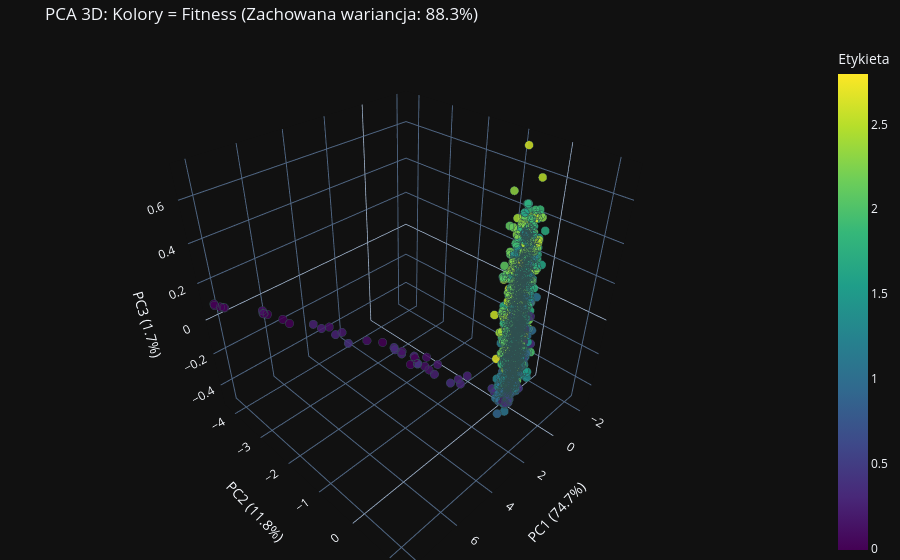

Write notebook code for a chart like this one.
### Markdown cell above
## PCA 3D

### Code cell
if isinstance(latent_vectors[0], torch.Tensor):
	z_matrix = torch.stack(latent_vectors).numpy()
else:
	z_matrix = np.array(latent_vectors)

pca3d = PCA(n_components=3)
z_pca = pca3d.fit_transform(z_matrix)


def visualize_pca_3d_interactive(pca3d, labels, title="Interaktywne PCA 3D"):
	labels = np.array(labels)
	assert len(z_matrix) == len(labels), "Liczba wektorów i etykiet musi być identyczna!"

	exp_var = pca3d.explained_variance_ratio_ * 100

	hover_texts = [f"Wartość: {lbl:.3f}" if isinstance(lbl, float) else f"Wartość: {lbl}" for lbl in labels]

	df = pd.DataFrame({
		'PC1': z_pca[:, 0],
		'PC2': z_pca[:, 1],
		'PC3': z_pca[:, 2],
		'Etykieta': labels,
		'Szczegóły': hover_texts
	})

	fig = px.scatter_3d(
		df,
		x='PC1',
		y='PC2',
		z='PC3',
		color='Etykieta',  # Kolorowanie na podstawie przekazanych etykiet (np. fitness)
		hover_name='Szczegóły',  # Tekst pojawiający się po najechaniu myszką
		title=f'{title} (Zachowana wariancja: {sum(exp_var):.1f}%)',
		labels={
			'PC1': f'PC1 ({exp_var[0]:.1f}%)',
			'PC2': f'PC2 ({exp_var[1]:.1f}%)',
			'PC3': f'PC3 ({exp_var[2]:.1f}%)'
		},
		color_continuous_scale='Viridis',  # Ładna i czytelna mapa kolorów
		opacity=0.85
	)

	fig.update_traces(marker=dict(size=5, line=dict(width=1, color='DarkSlateGrey')))

	fig.update_layout(margin=dict(l=0, r=0, b=0, t=40))

	fig.show()


visualize_pca_3d_interactive(pca3d, labels, title="PCA 3D: Kolory = Fitness")

### Figure 1 — Plotly figure (JSON) as saved in the notebook; plotly's stock layout.template omitted (floating-point values rounded to 4 significant figures; data arrays with more than 128 entries replaced by an {"elided": "..."} marker saying what was removed)
{"data": [{"hovertemplate": "<b>%{hovertext}</b><br><br>PC1 (74.7%)=%{x}<br>PC2 (11.8%)=%{y}<br>PC3 (1.7%)=%{z}<br>Etykieta=%{marker.color}<extra></extra>", "hovertext": {"elided": "1000 str values"}, "legendgroup": "", "marker": {"color": {"elided": "1000 float values"}, "coloraxis": "coloraxis", "opacity": 0.85, "symbol": "circle", "line": {"color": "DarkSlateGrey", "width": 1}, "size": 5}, "mode": "markers", "name": "", "scene": "scene", "showlegend": false, "x": {"elided": "1000 float values"}, "y": {"elided": "1000 float values"}, "z": {"elided": "1000 float values"}, "type": "scatter3d"}], "layout": {"scene": {"domain": {"x": [0.0, 1.0], "y": [0.0, 1.0]}, "xaxis": {"title": {"text": "PC1 (74.7%)"}}, "yaxis": {"title": {"text": "PC2 (11.8%)"}}, "zaxis": {"title": {"text": "PC3 (1.7%)"}}}, "coloraxis": {"colorbar": {"title": {"text": "Etykieta"}}, "colorscale": [[0.0, "#440154"], [0.1111, "#482878"], [0.2222, "#3e4989"], [0.3333, "#31688e"], [0.4444, "#26828e"], [0.5556, "#1f9e89"], [0.6667, "#35b779"], [0.7778, "#6ece58"], [0.8889, "#b5de2b"], [1.0, "#fde725"]], "autocolorscale": false}, "legend": {"tracegroupgap": 0}, "title": {"text": "PCA 3D: Kolory = Fitness (Zachowana wariancja: 88.3%)"}, "margin": {"l": 0, "r": 0, "b": 0, "t": 40}}}
